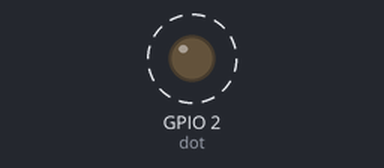
The program below on a simulated ESP32. Parts: output pins drawn as LEDs (lit = HIGH). Dashed ring = blinking.

Above: at 0.5 s.
Timing chart, 0 to 4.6 s (numbered marks = the images above):
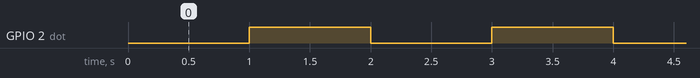

Measured:
- by itself, GPIO 2 (dot): alternates HIGH for 1.0 s and LOW for 1.0 s

The program:

main.cpp
```cpp
// (licence header left out)
#include <stdio.h>
#include "freertos/FreeRTOS.h"
#include "freertos/task.h"
#include "driver/gpio.h"
#include "sdkconfig.h"

//Assign variable to pin number 2 for simplicity
#define dot GPIO_NUM_2


extern "C" void app_main()
{
	//Configure corresponding pin as gpio
  gpio_pad_select_gpio(dot);

  // Declaring pin as output
 gpio_set_direction(dot, GPIO_MODE_OUTPUT);

 while(1)
 {
	 //Blink code
         gpio_set_level(dot,0);//Output 0
vTaskDelay(1000 / portTICK_PERIOD_MS);//Blink Delay
         gpio_set_level(dot,1);
vTaskDelay(1000 / portTICK_PERIOD_MS);//Output 1

 }
}
```
